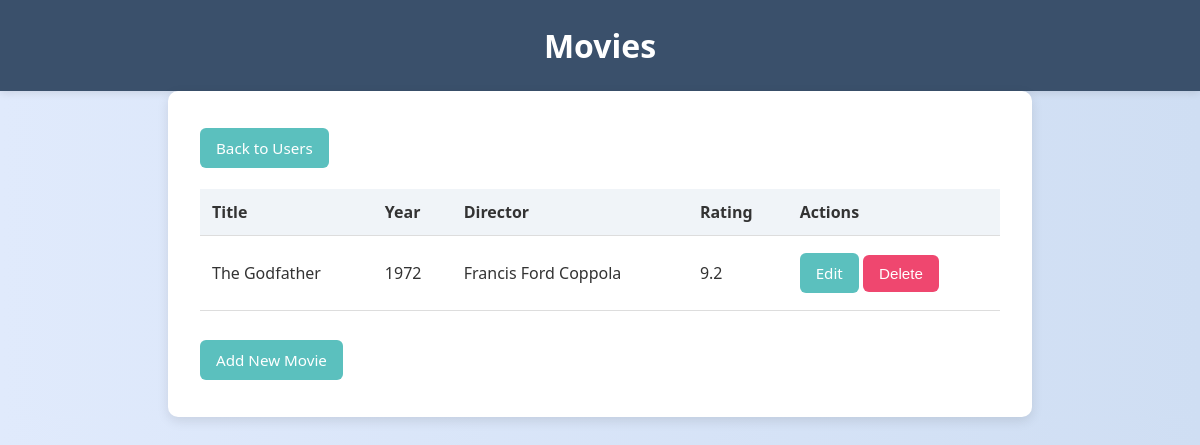
The page /users/2 on the database as committed earlier.
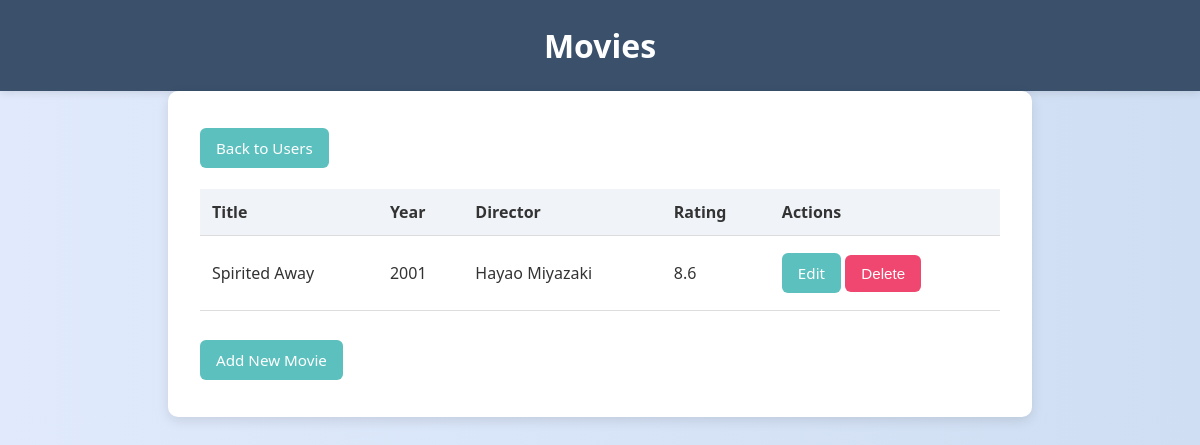
The same page on the database as committed later.
### models/movie.py (models this page shows)
class Movie(db.Model):
    __tablename__ = 'movies'
    __table_args__ = (db.UniqueConstraint('title', 'user_id'),)
    movie_id: Mapped[int] = mapped_column(primary_key=True, autoincrement=True)
    user_id: Mapped[int] = mapped_column(ForeignKey('users.user_id'))
    user = relationship('User', back_populates='movies')
    title: Mapped[str] = mapped_column(nullable=False, unique=True)
    year: Mapped[int] = mapped_column()
    director: Mapped[str] = mapped_column()
    rating: Mapped[float] = mapped_column()

### app.py (the view)
@app.route('/users/<user_id>')
def user_movies(user_id):
    movies = data_manager.get_user_movies(user_id)
    return render_template('movies.html', movies=movies, user_id=user_id)

### data_managers/data_manager_sqlite.py (called while the page is built)
    def get_user_movies(self, user_id):
        try:
            stmt = select(Movie).where(Movie.user_id == user_id)
            return db.session.scalars(stmt).all()
        except SQLAlchemyError as e:
            print(f"Error retrieving user movies: {e}")
            return []

### templates/movies.html (shortened to what this page needs)
<!DOCTYPE html>
<html lang="en">
<head>
    <link rel="stylesheet" href="{{ url_for('static', filename='styles.css') }}">
</head>
<body>
    <header>
        <h1>Movies</h1>
    </header>
    <main>
        <nav><a href="{{ url_for('list_users') }}" class="button">Back to Users</a></nav>
        {% if movies %}
        <table class="movie-table">
            <thead>
                <tr>
                    <th>Title</th>
                    <th>Year</th>
                    <th>Director</th>
                    <th>Rating</th>
                    <th>Actions</th>
                </tr>
            </thead>
            <tbody>
                {% for movie in movies %}
                <tr>
                    <td>{{ movie.title }}</td>
                    <td>{{ movie.year }}</td>
                    <td>{{ movie.director }}</td>
                    <td>{{ movie.rating }}</td>
                    <td>
                        <a href="{{ url_for('update_movie', user_id=user_id, movie_id=movie.movie_id) }}" class="button">Edit</a>
                        <form method="POST" action="{{ url_for('delete_movie', user_id=user_id, movie_id=movie.movie_id) }}" style="display:inline;" onsubmit="return confirm('Are you sure you want to delete this movie?');">
                            <button type="submit">Delete</button>
                        </form>
                    </td>
                </tr>
                {% endfor %}
            </tbody>
        </table>
        {% else %}
            <p>No movies found.</p>
        {% endif %}
        <div style="margin-top: 1rem;">
            <a href="{{ url_for('add_movie', user_id=user_id) }}" class="button">Add New Movie</a>
        </div>
    </main>
</body>
</html>

Rows that differ between the two databases and show on the page:
removed Movie: title "The Godfather", year "1972", director "Francis Ford Coppola", rating "9.2"
added Movie: title "Spirited Away", year "2001", director "Hayao Miyazaki", rating "8.6"
